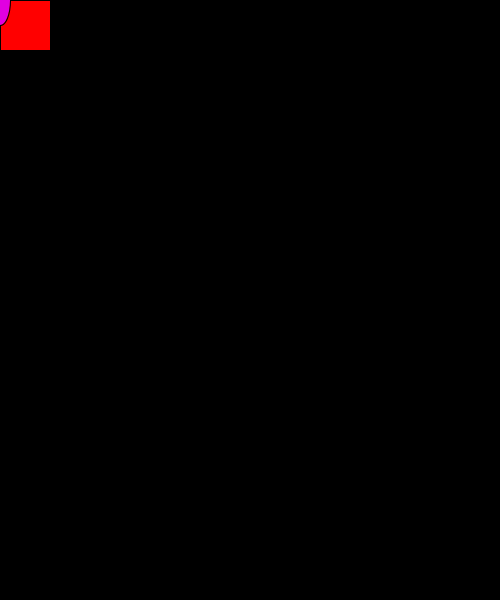
Frame 1 (no input)
Frame 60 (the mouse pressed at the canvas centre just before this capture): identical to frame 1, image omitted
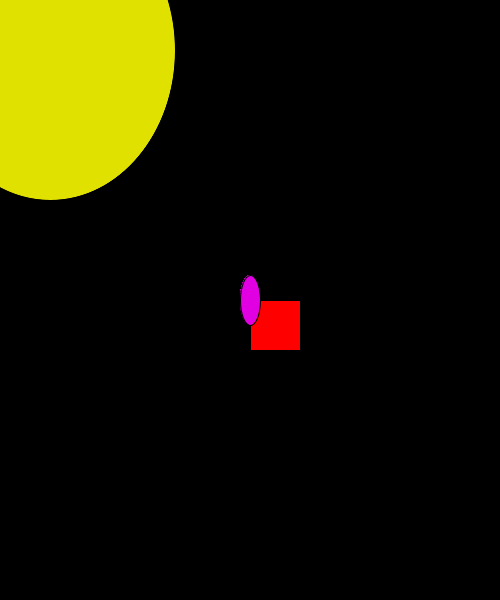
Frame 120 (the mouse held since frame 60 and released just before this capture)

The Processing sketch that drew these frames (run headless with seeded random() and noise(); from frame 60 on, the mouse is pressed at the canvas centre):

// Processing sketch: rect_circle_2
// ── rect_circle_2.pde

 void setup()
{size(500,600);
background(0);
}
void draw()
{stroke(0);

fill(255,0,0);
rect(pmouseX,pmouseY,50,50);
fill(225,225,0);
ellipse(50,50,pmouseX,pmouseY);
fill(225,0,225);
ellipse(pmouseX,pmouseY,20,50);

}
